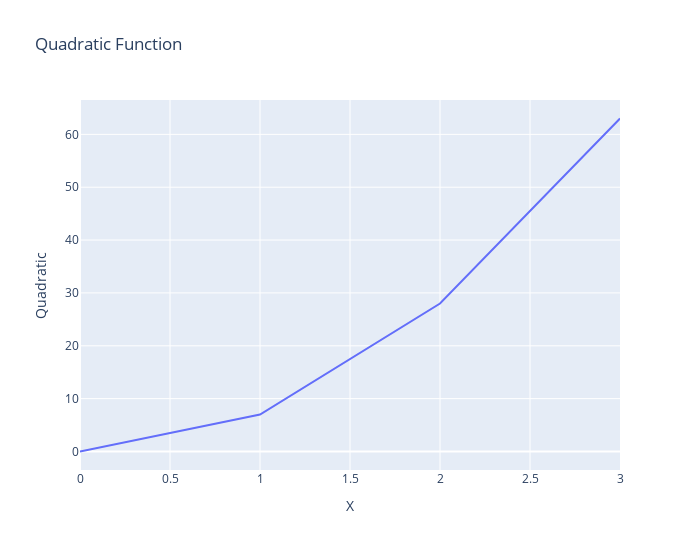

Write notebook code for a chart like this one.
### Code cell
fig = px.line(df, x="X", y="Quadratic",width=700, height=550, title='Quadratic Function')
fig.show()

### Figure 1 — Plotly figure (JSON) as saved in the notebook; plotly's stock layout.template omitted (floating-point values rounded to 4 significant figures)
{"data": [{"hovertemplate": "X=%{x}<br>Quadratic=%{y}<extra></extra>", "legendgroup": "", "line": {"color": "#636efa", "dash": "solid"}, "mode": "lines", "name": "", "orientation": "v", "showlegend": false, "type": "scatter", "x": [0, 1, 2, 3], "xaxis": "x", "y": [0, 7, 28, 63], "yaxis": "y"}], "layout": {"height": 550, "legend": {"tracegroupgap": 0}, "title": {"text": "Quadratic Function"}, "width": 700, "xaxis": {"anchor": "y", "autorange": true, "domain": [0, 1], "range": [0, 3], "title": {"text": "X"}, "type": "linear"}, "yaxis": {"anchor": "x", "autorange": true, "domain": [0, 1], "range": [-3.5, 66.5], "title": {"text": "Quadratic"}, "type": "linear"}}}
